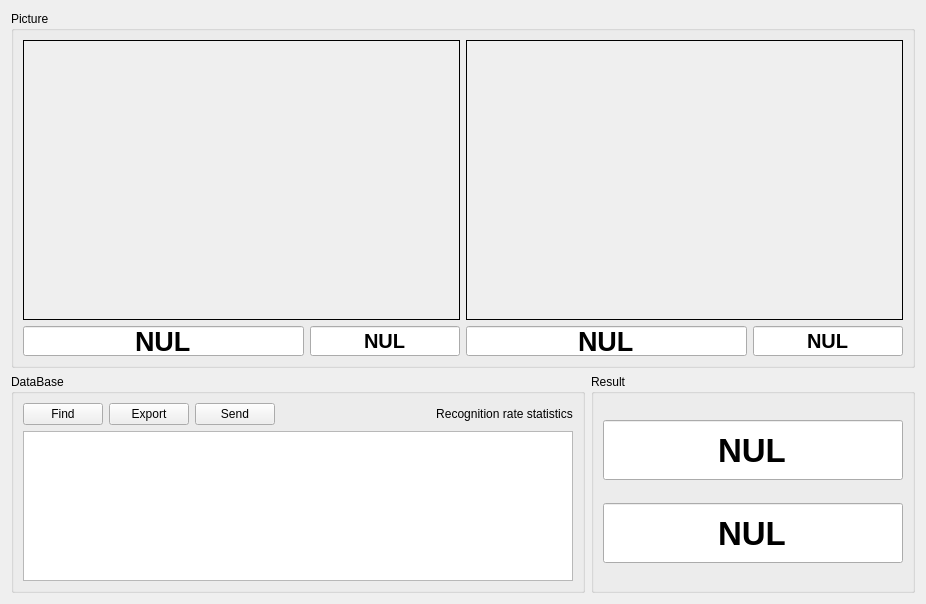
<?xml version="1.0" encoding="UTF-8"?>
<ui version="4.0">
 <class>DataForm</class>
 <widget class="QWidget" name="DataForm">
  <property name="windowModality">
   <enum>Qt::ApplicationModal</enum>
  </property>
  <property name="geometry">
   <rect>
    <x>0</x>
    <y>0</y>
    <width>926</width>
    <height>604</height>
   </rect>
  </property>
  <property name="windowTitle">
   <string>DataForm</string>
  </property>
  <property name="windowIcon">
   <iconset>
    <normaloff>../../../Source/Repos/ico/ICO.ico</normaloff>../../../Source/Repos/ico/ICO.ico</iconset>
  </property>
  <layout class="QGridLayout" name="gridLayout_4" rowstretch="1,0">
   <item row="0" column="0">
    <widget class="QGroupBox" name="groupBox_2">
     <property name="title">
      <string>Picture</string>
     </property>
     <layout class="QGridLayout" name="gridLayout" rowstretch="1,0">
      <item row="0" column="0">
       <widget class="QLabel" name="label">
        <property name="autoFillBackground">
         <bool>true</bool>
        </property>
        <property name="frameShape">
         <enum>QFrame::Panel</enum>
        </property>
        <property name="text">
         <string/>
        </property>
       </widget>
      </item>
      <item row="0" column="1">
       <widget class="QLabel" name="label_2">
        <property name="autoFillBackground">
         <bool>true</bool>
        </property>
        <property name="frameShape">
         <enum>QFrame::Panel</enum>
        </property>
        <property name="text">
         <string/>
        </property>
       </widget>
      </item>
      <item row="1" column="0">
       <layout class="QHBoxLayout" name="horizontalLayout" stretch="1,0">
        <item>
         <widget class="QLineEdit" name="lineEdit_3">
          <property name="minimumSize">
           <size>
            <width>0</width>
            <height>30</height>
           </size>
          </property>
          <property name="font">
           <font>
            <pointsize>20</pointsize>
            <weight>75</weight>
            <bold>true</bold>
           </font>
          </property>
          <property name="text">
           <string>NUL</string>
          </property>
          <property name="alignment">
           <set>Qt::AlignCenter</set>
          </property>
         </widget>
        </item>
        <item>
         <widget class="QLineEdit" name="lineEdit_6">
          <property name="minimumSize">
           <size>
            <width>0</width>
            <height>30</height>
           </size>
          </property>
          <property name="maximumSize">
           <size>
            <width>150</width>
            <height>30</height>
           </size>
          </property>
          <property name="font">
           <font>
            <pointsize>15</pointsize>
            <weight>75</weight>
            <bold>true</bold>
           </font>
          </property>
          <property name="text">
           <string>NUL</string>
          </property>
          <property name="alignment">
           <set>Qt::AlignCenter</set>
          </property>
         </widget>
        </item>
       </layout>
      </item>
      <item row="1" column="1">
       <layout class="QHBoxLayout" name="horizontalLayout_2" stretch="1,0">
        <item>
         <widget class="QLineEdit" name="lineEdit_4">
          <property name="minimumSize">
           <size>
            <width>0</width>
            <height>30</height>
           </size>
          </property>
          <property name="font">
           <font>
            <pointsize>20</pointsize>
            <weight>75</weight>
            <bold>true</bold>
           </font>
          </property>
          <property name="text">
           <string>NUL</string>
          </property>
          <property name="alignment">
           <set>Qt::AlignCenter</set>
          </property>
         </widget>
        </item>
        <item>
         <widget class="QLineEdit" name="lineEdit_5">
          <property name="minimumSize">
           <size>
            <width>0</width>
            <height>30</height>
           </size>
          </property>
          <property name="maximumSize">
           <size>
            <width>150</width>
            <height>30</height>
           </size>
          </property>
          <property name="font">
           <font>
            <pointsize>15</pointsize>
            <weight>75</weight>
            <bold>true</bold>
           </font>
          </property>
          <property name="text">
           <string>NUL</string>
          </property>
          <property name="alignment">
           <set>Qt::AlignCenter</set>
          </property>
         </widget>
        </item>
       </layout>
      </item>
     </layout>
    </widget>
   </item>
   <item row="1" column="0">
    <layout class="QHBoxLayout" name="horizontalLayout_3" stretch="1,0">
     <item>
      <widget class="QGroupBox" name="groupBox_3">
       <property name="title">
        <string>DataBase</string>
       </property>
       <layout class="QGridLayout" name="gridLayout_2">
        <item row="0" column="1">
         <widget class="QPushButton" name="pushButton_2">
          <property name="text">
           <string>Export</string>
          </property>
         </widget>
        </item>
        <item row="0" column="4">
         <widget class="QLabel" name="label_3">
          <property name="text">
           <string>Recognition rate statistics</string>
          </property>
          <property name="alignment">
           <set>Qt::AlignCenter</set>
          </property>
         </widget>
        </item>
        <item row="0" column="0">
         <widget class="QPushButton" name="pushButton">
          <property name="text">
           <string>Find</string>
          </property>
         </widget>
        </item>
        <item row="0" column="3">
         <spacer name="horizontalSpacer">
          <property name="orientation">
           <enum>Qt::Horizontal</enum>
          </property>
          <property name="sizeHint" stdset="0">
           <size>
            <width>395</width>
            <height>20</height>
           </size>
          </property>
         </spacer>
        </item>
        <item row="1" column="0" colspan="5">
         <widget class="QTableView" name="tableView">
          <property name="maximumSize">
           <size>
            <width>16777215</width>
            <height>150</height>
           </size>
          </property>
          <property name="autoFillBackground">
           <bool>true</bool>
          </property>
          <property name="selectionBehavior">
           <enum>QAbstractItemView::SelectRows</enum>
          </property>
          <attribute name="horizontalHeaderMinimumSectionSize">
           <number>200</number>
          </attribute>
          <attribute name="horizontalHeaderDefaultSectionSize">
           <number>200</number>
          </attribute>
          <attribute name="horizontalHeaderStretchLastSection">
           <bool>false</bool>
          </attribute>
          <attribute name="verticalHeaderVisible">
           <bool>false</bool>
          </attribute>
         </widget>
        </item>
        <item row="0" column="2">
         <widget class="QPushButton" name="pushButton_3">
          <property name="text">
           <string>Send</string>
          </property>
         </widget>
        </item>
       </layout>
      </widget>
     </item>
     <item>
      <widget class="QGroupBox" name="groupBox">
       <property name="title">
        <string>Result</string>
       </property>
       <layout class="QGridLayout" name="gridLayout_3">
        <item row="0" column="0">
         <widget class="QLineEdit" name="lineEdit">
          <property name="maximumSize">
           <size>
            <width>300</width>
            <height>60</height>
           </size>
          </property>
          <property name="font">
           <font>
            <pointsize>25</pointsize>
            <weight>75</weight>
            <bold>true</bold>
           </font>
          </property>
          <property name="text">
           <string>NUL</string>
          </property>
          <property name="alignment">
           <set>Qt::AlignCenter</set>
          </property>
         </widget>
        </item>
        <item row="1" column="0">
         <widget class="QLineEdit" name="lineEdit_2">
          <property name="maximumSize">
           <size>
            <width>300</width>
            <height>60</height>
           </size>
          </property>
          <property name="font">
           <font>
            <pointsize>25</pointsize>
            <weight>75</weight>
            <bold>true</bold>
           </font>
          </property>
          <property name="text">
           <string>NUL</string>
          </property>
          <property name="alignment">
           <set>Qt::AlignCenter</set>
          </property>
         </widget>
        </item>
       </layout>
      </widget>
     </item>
    </layout>
   </item>
  </layout>
 </widget>
 <resources/>
 <connections/>
</ui>
